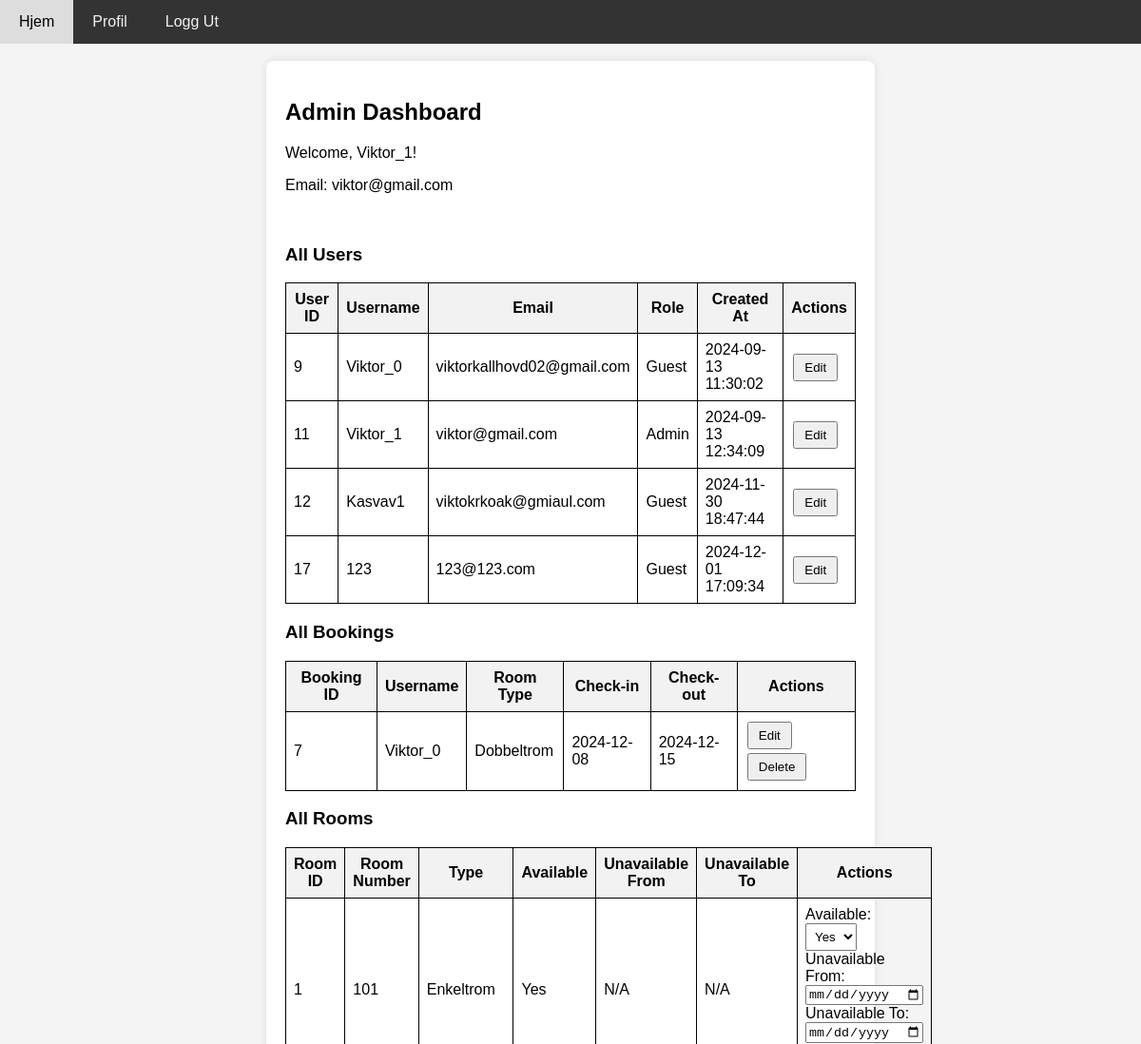
Before: /profile.php (signed in, upper part) with the older database file.
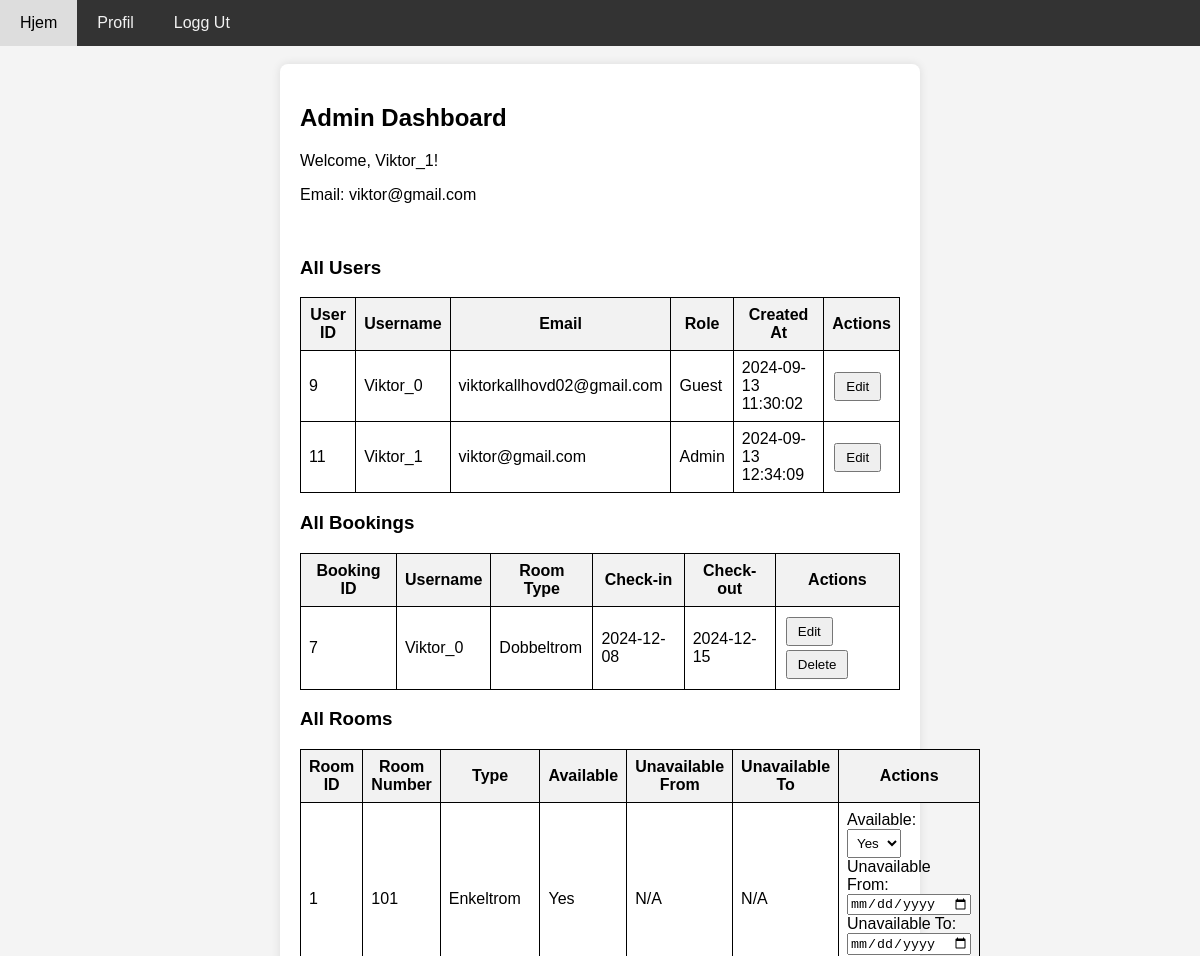
After: the same page with the newer database file.
### tables this page shows
CREATE TABLE `users` (
  `user_id` int(11) NOT NULL AUTO_INCREMENT,
  `username` varchar(255) NOT NULL,
  `password` varchar(255) NOT NULL,
  `email` varchar(255) NOT NULL,
  `role` tinyint(1) NOT NULL COMMENT 'boolean 0 = gjest, 1 = admin',
  `created_at` timestamp NULL DEFAULT current_timestamp(),
  `failed_attempts` int(11) DEFAULT 0,
  `lockout_until` datetime DEFAULT NULL,
  `last_failed_attempt` datetime DEFAULT NULL,
  PRIMARY KEY (`user_id`),
  UNIQUE KEY `username` (`username`)
);

CREATE TABLE `bookings` (
  `booking_id` int(11) NOT NULL AUTO_INCREMENT,
  `user_id` int(11) NOT NULL,
  `room_id` int(11) NOT NULL,
  `check_in` date NOT NULL,
  `check_out` date NOT NULL,
  `adults` int(11) NOT NULL,
  `children` int(11) NOT NULL,
  `total_price` decimal(10,2) NOT NULL DEFAULT 0.00,
  `created_at` timestamp NOT NULL DEFAULT current_timestamp() ON UPDATE current_timestamp(),
  PRIMARY KEY (`booking_id`),
  KEY `fk_user` (`user_id`),
  KEY `fk_room` (`room_id`),
  CONSTRAINT `fk_user` FOREIGN KEY (`user_id`) REFERENCES `users` (`user_id`) ON DELETE CASCADE,
  CONSTRAINT `fk_room` FOREIGN KEY (`room_id`) REFERENCES `rooms` (`room_id`) ON DELETE CASCADE
);

CREATE TABLE `room_types` (
  `room_type_id` int(11) NOT NULL AUTO_INCREMENT,
  `type_name` varchar(255) NOT NULL,
  `description` text NOT NULL,
  `max_adults` int(11) NOT NULL,
  `max_children` int(11) NOT NULL,
  `price` int(11) NOT NULL,
  PRIMARY KEY (`room_type_id`)
);

CREATE TABLE `rooms` (
  `room_id` int(11) NOT NULL AUTO_INCREMENT,
  `room_number` varchar(10) NOT NULL,
  `room_type_id` int(11) NOT NULL,
  `is_available` tinyint(1) NOT NULL DEFAULT 1,
  `unavailable_from` DATE NULL,
  `unavailable_to` DATE NULL,
  PRIMARY KEY (`room_id`),
  UNIQUE KEY `room_number` (`room_number`),
  KEY `fk_room_type` (`room_type_id`),
  CONSTRAINT `fk_room_type` FOREIGN KEY (`room_type_id`) REFERENCES `room_types` (`room_type_id`) ON DELETE CASCADE
);

### Components/functions/user_functions.php (called while the page is built, shortened)
<?php
class User {
    protected $user_id;
    protected $username;
    protected $email;
    protected $conn;
    public function __construct($user_id, $conn) {
        $this->user_id = $user_id;
        $this->conn = $conn;
        $this->loadUserData();
    }
    protected function loadUserData() {
        $sql = "SELECT user_id, username, email, role, created_at FROM users WHERE user_id = ?";
        $stmt = $this->conn->prepare($sql);
        $stmt->bind_param("i", $this->user_id);
        $stmt->execute();
        $result = $stmt->get_result()->fetch_assoc();
        if ($result) {
            $this->username = $result['username'];
            $this->email = $result['email'];
        }
    }
    public function getUsername() {
        return $this->username;
    }
    public function getEmail() {
        return $this->email;
    }
}
class Admin extends User {
    public function getAllUsers() {
        $sql = "SELECT user_id, username, email, role, created_at FROM users";
        $result = $this->conn->query($sql);
        if ($result->num_rows > 0) {
            return $result->fetch_all(MYSQLI_ASSOC);
        } else {
            return [];
        }
    }
}
?>

### public/profiles/admin_dashboard.php (the view, shortened to what this page needs)
<?php
$allUsers = $userProfile->getAllUsers();
$edit_user_id = isset($_POST['edit_user_id']) ? $_POST['edit_user_id'] : null;
function getAllBookings($limit, $offset)
{
    global $conn;
    $sql = "SELECT bookings.booking_id, bookings.check_in, bookings.check_out,
                   users.username, room_types.type_name AS room_type
            FROM bookings
            JOIN rooms ON bookings.room_id = rooms.room_id
            JOIN room_types ON rooms.room_type_id = room_types.room_type_id
            JOIN users ON bookings.user_id = users.user_id
            LIMIT ? OFFSET ?";
    $stmt = $conn->prepare($sql);
    $stmt->bind_param("ii", $limit, $offset);
    if (!$stmt->execute()) {
        die("Execution error: " . $stmt->error);
    }
    $result = $stmt->get_result();
    return $result && $result->num_rows > 0 ? $result->fetch_all(MYSQLI_ASSOC) : [];
}
function getAllRooms() {
    global $conn;
    $sql = "SELECT room_id, room_number, type_name, is_available, unavailable_from, unavailable_to
    FROM rooms
    JOIN room_types ON rooms.room_type_id = room_types.room_type_id";
$result = $conn->query($sql);
    return $result ? $result->fetch_all(MYSQLI_ASSOC) : [];
}
$limit = 10;
$offset = 0;
$allBookings = getAllBookings($limit, $offset);
?>
<html lang="en">
<head>
    <link rel="stylesheet" href="../css/admin.css">
</head>
<body>
    <div>
        <div>
            <h2>Admin Dashboard</h2>
            <p>Welcome, <?php echo htmlspecialchars($userProfile->getUsername()); ?>!</p>
            <p>Email: <?php echo htmlspecialchars($userProfile->getEmail()); ?></p>
            <br>
            <h3>All Users</h3>
            <table>
                <thead>
                    <tr>
                        <th>User ID</th>
                        <th>Username</th>
                        <th>Email</th>
                        <th>Role</th>
                        <th>Created At</th>
                        <th>Actions</th>
                    </tr>
                </thead>
                <tbody>
                    <?php foreach ($allUsers as $user): ?>
                        <?php if ($edit_user_id == $user['user_id']): ?>
                            <tr>
                                <form action="" method="post">
                                    <td><?php echo htmlspecialchars($user['user_id']); ?></td>
                                    <td><input type="text" name="username" value="<?php echo htmlspecialchars($user['username']); ?>"></td>
                                    <td><?php echo htmlspecialchars($user['email']); ?></td>
                                    <td>
                                        <select name="role">
                                            <option value="1" <?php echo $user['role'] == 1 ? 'selected' : ''; ?>>Admin</option>
                                            <option value="0" <?php echo $user['role'] == 0 ? 'selected' : ''; ?>>Guest</option>
                                        </select>
                                    </td>
                                    <td><?php echo htmlspecialchars($user['created_at']); ?></td>
                                    <td>
                                        <input type="hidden" name="user_id" value="<?php echo htmlspecialchars($user['user_id']); ?>">
                                        <button type="submit">Save</button>
                                        <button type="submit" name="cancel" value="1">Cancel</button>
                                    </td>
                                </form>
                            </tr>
                        <?php else: ?>
                            <tr>
                                <td><?php echo htmlspecialchars($user['user_id']); ?></td>
                                <td><?php echo htmlspecialchars($user['username']); ?></td>
                                <td><?php echo htmlspecialchars($user['email']); ?></td>
                                <td><?php echo $user['role'] == 1 ? 'Admin' : 'Guest'; ?></td>
                                <td><?php echo htmlspecialchars($user['created_at']); ?></td>
                                <td>
                                    <form action="" method="post">
                                        <button type="submit">Edit</button>
                                    </form>
                                </td>
                            </tr>
                        <?php endif; ?>
                    <?php endforeach; ?>
                </tbody>
            </table>
            <h3>All Bookings</h3>
            <table>
                <thead>
                    <tr>
                        <th>Booking ID</th>
                        <th>Username</th>
                        <th>Room Type</th>
                        <th>Check-in</th>
                        <th>Check-out</th>
                        <th>Actions</th>
                    </tr>
                </thead>
                <tbody>
                    <?php if (!empty($allBookings)): ?>
                        <?php foreach ($allBookings as $booking): ?>
                            <?php if (isset($_POST['edit_booking_id']) && $_POST['edit_booking_id'] == $booking['booking_id']): ?>
                                <tr>
                                    <form action="" method="post">
                                        <td><?php echo htmlspecialchars($booking['booking_id']); ?></td>
                                        <td><?php echo htmlspecialchars($booking['username']); ?></td>
                                        <td>
                                            <select name="room_type">
                                                <?php
                                                $roomTypes = getRoomTypes();
                                                foreach ($roomTypes as $roomType) {
                                                    $selected = $booking['room_type'] === $roomType['type_name'] ? 'selected' : '';
                                                    echo "<option value='{$roomType['type_name']}' $selected>{$roomType['type_name']}</option>";
                                                }
                                                ?>
                                            </select>
                                        </td>
                                        <td><input type="date" name="check_in" value="<?php echo htmlspecialchars($booking['check_in']); ?>"></td>
                                        <td><input type="date" name="check_out" value="<?php echo htmlspecialchars($booking['check_out']); ?>"></td>
                                        <td>
                                            <input type="hidden" name="booking_id" value="<?php echo htmlspecialchars($booking['booking_id']); ?>">
                                            <button type="submit" name="save_booking">Save</button>
                                            <button type="submit" name="cancel_edit" value="1">Cancel</button>
                                        </td>
                                    </form>
                                </tr>
                            <?php else: ?>
                                <tr>
                                    <td><?php echo htmlspecialchars($booking['booking_id']); ?></td>
                                    <td><?php echo htmlspecialchars($booking['username']); ?></td>
                                    <td><?php echo htmlspecialchars($booking['room_type']); ?></td>
                                    <td><?php echo htmlspecialchars($booking['check_in']); ?></td>
                                    <td><?php echo htmlspecialchars($booking['check_out']); ?></td>
                                    <td>
                                        <form action="" method="post" style="display:inline-block;">
                                            <button type="submit">Edit</button>
                                        </form>
                                        <form action="" method="post" style="display:inline-block;">
                                            <button type="submit">Delete</button>
                                        </form>
                                    </td>
                                </tr>
                            <?php endif; ?>
                        <?php endforeach; ?>
                    <?php else: ?>
                        <tr>
                            <td colspan="6">No bookings found.</td>
                        </tr>
                    <?php endif; ?>
                </tbody>
            </table>
        </div>
<h3>All Rooms</h3>
<table>
    <thead>
        <tr>
            <th>Room ID</th>
            <th>Room Number</th>
            <th>Type</th>
            <th>Available</th>
            <th>Unavailable From</th>
            <th>Unavailable To</th>
            <th>Actions</th>
        </tr>
    </thead>
    <tbody>
        <?php
        $allRooms = getAllRooms();
        foreach ($allRooms as $room): ?>
            <tr>
                <td><?php echo htmlspecialchars($room['room_id']); ?></td>
                <td><?php echo htmlspecialchars($room['room_number']); ?></td>
                <td><?php echo htmlspecialchars($room['type_name']); ?></td>
                <td><?php echo $room['is_available'] ? 'Yes' : 'No'; ?></td>
                <td><?php echo $room['unavailable_from'] ?: 'N/A'; ?></td>
                <td><?php echo $room['unavailable_to'] ?: 'N/A'; ?></td>
                <td>
                    <form action="" method="post">
                        <label for="is_available">Available:</label>
                        <select name="is_available">
                            <option value="1" <?php echo $room['is_available'] == 1 ? 'selected' : ''; ?>>Yes</option>
                        </select><br>
                        <label for="unavailable_from">Unavailable From:</label>
                        <input type="date" name="unavailable_from" value="<?php echo htmlspecialchars($room['unavailable_from']); ?>"><br>
                        <label for="unavailable_to">Unavailable To:</label>
                        <input type="date" name="unavailable_to" value="<?php echo htmlspecialchars($room['unavailable_to']); ?>"><br>
                    </form>
                </td>
            </tr>
        <?php endforeach; ?>
    </tbody>
</table>
    </div>
</body>
</html>

### Components/header.php (shortened to what this page needs)
<!DOCTYPE html>
<html>
<head>
    <link rel="stylesheet" href="../css/navbar.css">
</head>
<body>
    <div class="navbar">
        <a href="index.php">Hjem</a>
        <?php if (!isset($_SESSION['user_id'])): ?>
            <a href="register.php">Registrer Bruker</a>
            <a href="login.php">Logg Inn</a>
        <?php else: ?>
            <a href="profile.php">Profil</a>
        <?php endif; ?>
        <?php if (isset($_SESSION['user_id'])): ?>
            <form class="navbar" id="logout-form" action="../logout.php" method="POST" style="display:inline;">
                <a href="../logout.php" type="submit" id="logout">Logg Ut</a>
            </form>
        <?php endif; ?>
    </div>
    <br>
</body>
</html>

### public/profile.php (shortened to what this page needs)
<?php
include '../db_connect.php';
include '../Components/header.php';
include '../Components/functions/user_functions.php';
$userProfile = null;
if (isset($_SESSION['user_id'])) {
    $user_id = $_SESSION['user_id'];
    $userProfile = new User($user_id, $conn);
    $userRole = $userProfile->getRole();
    if ($userRole === 1) {
        $userProfile = new Admin($user_id, $conn);
    } elseif ($userRole === 0) {
        $userProfile = new Guest($user_id, $conn);
    } else {
        header('Location: login.php');
        exit();
    }
}
$isAdmin = $userProfile instanceof Admin;
?>
<div class="container">
    <div class="profile">
        <?php
        if ($isAdmin) {
            include "profiles/admin_dashboard.php";
        } else {
            include "profiles/guest_profile.php";
            exit();
        }
        ?>
    </div>
</div>

### css/navbar.css (style rules this page uses)
body { font-family: Arial, sans-serif; background-color: #f4f4f4; margin: 0; padding: 0; }
.navbar { background-color: #333; overflow: hidden; }
.navbar a { float: left; display: block; color: #f2f2f2; text-align: center; padding: 14px 20px; text-decoration: none; }
.container { padding: 20px; max-width: 600px; margin: auto; padding: auto; background-color: #fff; border-radius: 8px; box-shadow: 0 0 10px rgba(0, 0, 0, 0.1); }

### css/admin.css (style rules this page uses)
table { width: 100%; border-collapse: collapse; }
table, th, td { border: 1px solid black; padding: 8px; }
th { background-color: #f2f2f2; }
button { padding: 5px 10px; margin: 2px; }
input[type="text"], select { padding: 5px; }

Changed rows visible on the page:
removed users: user_id "12", username "Kasvav1", email "viktokrkoak@gmiaul.com", role "Guest", created_at "2024-11-30 18:47:44"
removed users: user_id "17", username "123", email "123@123.com", role "Guest", created_at "2024-12-01 17:09:34"
